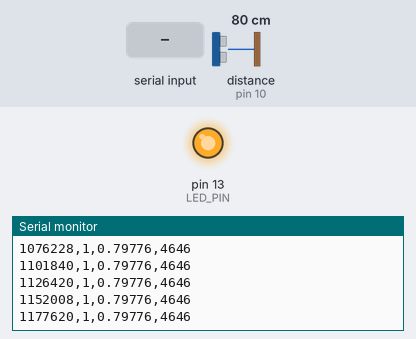
Bench run of a sketch on a simulated Arduino Uno, built with avr-gcc and run on an emulated ATmega328P. On the bench: output pins drawn as LEDs (lit = HIGH), the last lines printed to the serial monitor. Wiring (inferred from the names in the program): ultrasonic range finder: trigger pin 9; echo pin 10. The inputs (shaded band) are chosen by the test bench; at power-on: distance to the obstacle (sensor on pin 10) 80 cm. The echo pulse lasts 58.3 µs per cm; pins used as bus, display or sensor lines are not drawn.

Above: at 1.2 s.
1.3 s: "STOP\n" received over Serial
At 2.2 s:
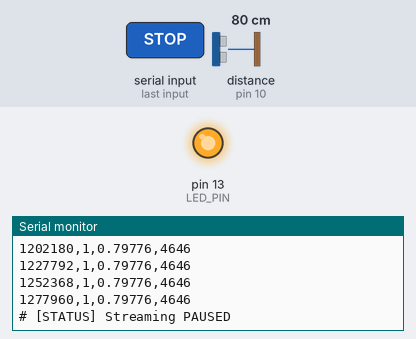
2.8 s: "START\n" received over Serial
At 3.9 s:
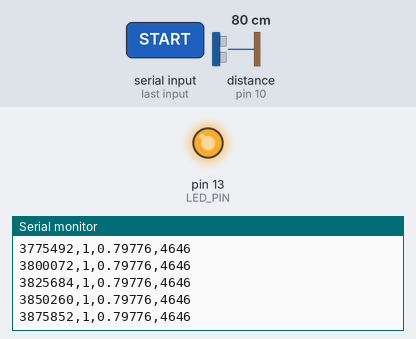
4.3 s: "TARE\n" received over Serial
5.9 s: distance to the obstacle (sensor on pin 10) set to 250 cm
At 6.5 s:
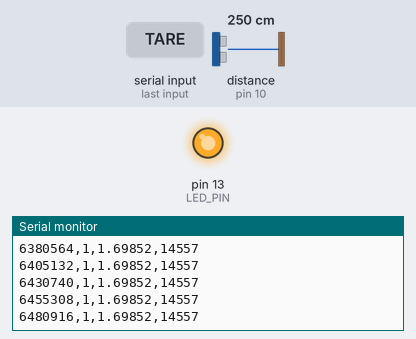
Timing chart, 0 to 8.9 s (numbered marks = the images above; inputs shaded):
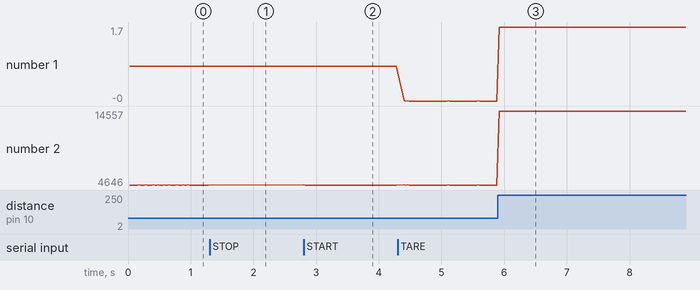

The sketch:

hc_sr04_tracker.ino
```cpp
/*
 * ======================================================================================
 * Automated Kinematics & Damped Harmonic Motion Tracking System
 * High-Precision HC-SR04 Ultrasonic Sensor Firmware for Arduino Uno R3
 *
 * Capabilities:
 *  - Microsecond-accurate timestamping (micros())
 *  - High-rate acquisition (30-50 Hz) without blocking or lockup
 *  - Timeout-guarded pulseIn() to reject missed echoes and prevent freezing
 *  - Temperature-compensated speed of sound (v_sound = 331.3 + 0.606 * T)
 *  - Multi-sensor support (Sensor 1: Primary Axis, Sensor 2: Optional Orthogonal Axis)
 *  - Fast 115200 Baud Serial Streaming in standard CSV format
 *  - Interactive serial commands for Tare (Zeroing) and Temperature Calibration
 * ======================================================================================
 */

// --- PIN DEFINITIONS ---
// Sensor 1 (Primary Tracking Axis, e.g. Vertical Spring / Pendulum Radial)
const uint8_t TRIG_PIN_1 = 9;
const uint8_t ECHO_PIN_1 = 10;

// Sensor 2 (Optional Secondary Axis, e.g. Horizontal Pendulum / 2D motion)
const bool ENABLE_DUAL_SENSOR = false; // Set to true if 2nd HC-SR04 is wired
const uint8_t TRIG_PIN_2 = 7;
const uint8_t ECHO_PIN_2 = 8;

const uint8_t LED_PIN = 13; // Heartbeat LED

// --- TIMING & ACQUISITION PARAMETERS ---
// Sampling interval in milliseconds.
// 25ms to 30ms gives ~33-40 Hz, ideal for damping motion without echo reverberation.
const unsigned long SAMPLE_INTERVAL_MS = 25;

// Pulse timeout in microseconds. 25000 us corresponds to ~4.3 meters max range.
// Keeping this bounded prevents pulseIn() from locking up for 1 second on missed echoes!
const unsigned long PULSE_TIMEOUT_US = 25000;

// --- CALIBRATION & PHYSICS CONSTANTS ---
float ambientTemperatureC = 20.0; // Default ambient room temp in Celsius
float speedOfSound_m_per_s = 343.2; // Calculated dynamically from temperature
float tareOffset_m = 0.0;          // Tare distance offset (zero reference)

// State tracking
unsigned long lastSampleTimeMs = 0;
bool streamActive = true;

/**
 * Calculates the speed of sound in air (dry air approx) based on temperature in Celsius:
 * v = 331.3 * sqrt(1 + T / 273.15) ≈ 331.3 + 0.606 * T (m/s)
 */
void updateSpeedOfSound() {
  speedOfSound_m_per_s = 331.3f + (0.606f * ambientTemperatureC);
}

/**
 * Measures raw echo pulse duration (microseconds) for a given HC-SR04 sensor.
 * Returns 0 if echo timed out or sensor disconnected.
 */
unsigned long measureEchoMicroseconds(uint8_t trigPin, uint8_t echoPin) {
  // Ensure trigger pin is LOW before pulsing
  digitalWrite(trigPin, LOW);
  delayMicroseconds(2);

  // Send a clean 10us HIGH pulse to trigger the 40 kHz burst
  digitalWrite(trigPin, HIGH);
  delayMicroseconds(10);
  digitalWrite(trigPin, LOW);

  // Measure round-trip high pulse duration with strict timeout
  unsigned long durationUs = pulseIn(echoPin, HIGH, PULSE_TIMEOUT_US);
  return durationUs;
}

/**
 * Converts microsecond round-trip time into distance in meters.
 * distance = (time_in_seconds * speed_of_sound) / 2
 */
float microsecondsToMeters(unsigned long durationUs) {
  if (durationUs == 0) {
    return -1.0f; // Invalid / Out of Range
  }
  // durationUs in seconds: durationUs * 1e-6
  // Round trip distance divided by 2
  float distance = ((float)durationUs * 1e-6f * speedOfSound_m_per_s) / 2.0f;
  return distance;
}

void setup() {
  // Configure sensor pins
  pinMode(TRIG_PIN_1, OUTPUT);
  pinMode(ECHO_PIN_1, INPUT);
  digitalWrite(TRIG_PIN_1, LOW);

  if (ENABLE_DUAL_SENSOR) {
    pinMode(TRIG_PIN_2, OUTPUT);
    pinMode(ECHO_PIN_2, INPUT);
    digitalWrite(TRIG_PIN_2, LOW);
  }

  pinMode(LED_PIN, OUTPUT);
  digitalWrite(LED_PIN, LOW);

  // Initialize high-speed serial
  Serial.begin(115200);
  while (!Serial && millis() < 3000) {
    // Wait for serial port to connect (native USB boards like Leonardo/Micro)
  }

  updateSpeedOfSound();

  // Print system header
  Serial.println(F("# Automated Kinematics Tracking System v1.0"));
  Serial.println(F("# Hardware: Arduino Uno R3 + HC-SR04"));
  Serial.print(F("# Ambient Temp (C): ")); Serial.println(ambientTemperatureC, 2);
  Serial.print(F("# Speed of Sound (m/s): ")); Serial.println(speedOfSound_m_per_s, 2);
  Serial.println(F("# Commands: 'START', 'STOP', 'TARE', 'TEMP:<degC>'"));
  Serial.println(F("# CSV Header:"));
  Serial.println(F("timestamp_us,sensor_id,distance_m,raw_pulse_us"));

  digitalWrite(LED_PIN, HIGH);
}

void loop() {
  // --- HANDLE SERIAL INBOUND COMMANDS ---
  if (Serial.available() > 0) {
    String cmd = Serial.readStringUntil('\n');
    cmd.trim();
    cmd.toUpperCase();

    if (cmd == "STOP") {
      streamActive = false;
      Serial.println(F("# [STATUS] Streaming PAUSED"));
    } else if (cmd == "START") {
      streamActive = true;
      Serial.println(F("# [STATUS] Streaming RESUMED"));
    } else if (cmd == "TARE" || cmd == "ZERO") {
      // Average 5 readings to set tare baseline
      float sum = 0.0;
      int count = 0;
      for (int i = 0; i < 5; i++) {
        unsigned long echo = measureEchoMicroseconds(TRIG_PIN_1, ECHO_PIN_1);
        float d = microsecondsToMeters(echo);
        if (d > 0) {
          sum += d;
          count++;
        }
        delay(15);
      }
      if (count > 0) {
        tareOffset_m = sum / count;
        Serial.print(F("# [CALIBRATION] Tare equilibrium offset set to: "));
        Serial.print(tareOffset_m, 4);
        Serial.println(F(" m"));
      } else {
        Serial.println(F("# [ERROR] Tare failed: sensor read timeout"));
      }
    } else if (cmd.startsWith("TEMP:")) {
      float newTemp = cmd.substring(5).toFloat();
      if (newTemp > -20.0 && newTemp < 60.0) {
        ambientTemperatureC = newTemp;
        updateSpeedOfSound();
        Serial.print(F("# [CALIBRATION] Temperature updated to: "));
        Serial.print(ambientTemperatureC, 1);
        Serial.print(F(" C -> Speed of sound: "));
        Serial.print(speedOfSound_m_per_s, 2);
        Serial.println(F(" m/s"));
      }
    }
  }

  // --- NON-BLOCKING DATA ACQUISITION LOOP ---
  unsigned long currentMillis = millis();
  if (streamActive && (currentMillis - lastSampleTimeMs >= SAMPLE_INTERVAL_MS)) {
    lastSampleTimeMs = currentMillis;

    // Sample Sensor 1
    unsigned long sampleTimestampUs = micros();
    unsigned long echoUs1 = measureEchoMicroseconds(TRIG_PIN_1, ECHO_PIN_1);
    float distM1 = microsecondsToMeters(echoUs1);

    // Apply tare offset if defined (preserves absolute if tareOffset_m == 0.0)
    float reportedDistM1 = (distM1 >= 0.0) ? (distM1 - tareOffset_m) : -1.0;

    // Output CSV packet: timestamp_us,sensor_id,distance_m,raw_pulse_us
    Serial.print(sampleTimestampUs);
    Serial.print(',');
    Serial.print(1);
    Serial.print(',');
    Serial.print(reportedDistM1, 5);
    Serial.print(',');
    Serial.println(echoUs1);

    // Optional Sensor 2 reading
    if (ENABLE_DUAL_SENSOR) {
      delayMicroseconds(2000); // Guard interval between ultrasonic bursts
      unsigned long echoUs2 = measureEchoMicroseconds(TRIG_PIN_2, ECHO_PIN_2);
      float distM2 = microsecondsToMeters(echoUs2);
      unsigned long sampleTimestampUs2 = micros();

      Serial.print(sampleTimestampUs2);
      Serial.print(',');
      Serial.print(2);
      Serial.print(',');
      Serial.print(distM2, 5);
      Serial.print(',');
      Serial.println(echoUs2);
    }
  }
}
```

Measured:
- after the input at 2.8 s, the serial monitor: prints a new line at once (image 2)
